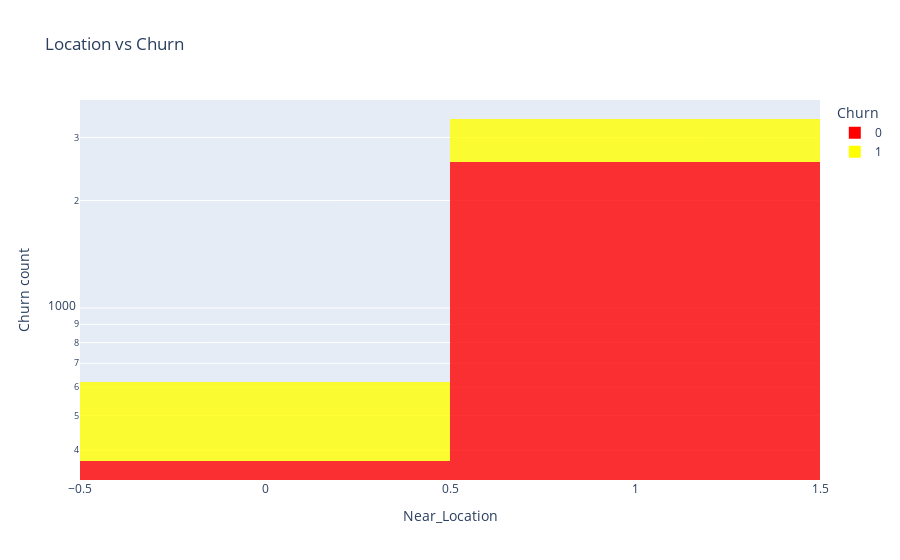

Notebook cell for this chart:
### Markdown cell above
When plotting a histogram graph of the gender distribution to churn i noticed that the churn rate for both genders are almost equal i could mean that the churn rate for this case has nothing to do with the gender.

### Code cell
fig = px.histogram(gym, x='Near_Location', color = 'Churn',
                   title='Location vs Churn',
                   labels={'Churn'}, # can specify one label per df column
                   opacity=0.8,
                   log_y=True, # represent bars with log scale
                   color_discrete_sequence=['red', 'yellow'] # color of histogram bars
                   )
fig.update_layout(yaxis_title="Churn count", xaxis_title="Near_Location" )
fig.show()

### Figure 1 — Plotly figure (JSON) as saved in the notebook; plotly's stock layout.template omitted (floating-point values rounded to 4 significant figures; data arrays with more than 128 entries replaced by an {"elided": "..."} marker saying what was removed)
{"data": [{"alignmentgroup": "True", "bingroup": "x", "hovertemplate": "Churn=0<br>Near_Location=%{x}<br>count=%{y}<extra></extra>", "legendgroup": "0", "marker": {"color": "red", "opacity": 0.8}, "name": "0", "offsetgroup": "0", "orientation": "v", "showlegend": true, "type": "histogram", "x": {"elided": "2939 int values"}, "xaxis": "x", "yaxis": "y"}, {"alignmentgroup": "True", "bingroup": "x", "hovertemplate": "Churn=1<br>Near_Location=%{x}<br>count=%{y}<extra></extra>", "legendgroup": "1", "marker": {"color": "yellow", "opacity": 0.8}, "name": "1", "offsetgroup": "1", "orientation": "v", "showlegend": true, "type": "histogram", "x": {"elided": "1061 int values"}, "xaxis": "x", "yaxis": "y"}], "layout": {"barmode": "relative", "legend": {"title": {"text": "Churn"}, "tracegroupgap": 0}, "title": {"text": "Location vs Churn"}, "xaxis": {"anchor": "y", "domain": [0, 1], "title": {"text": "Near_Location"}}, "yaxis": {"anchor": "x", "domain": [0, 1], "title": {"text": "Churn count"}, "type": "log"}}}
